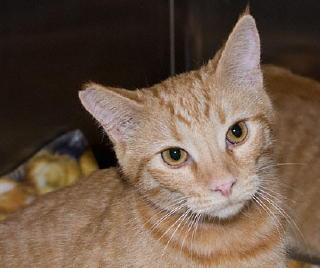
#> input picture testImages/14.jpg, 320 x 268 px
$ python poison_data_class.py ../testImages/14.jpg ../testImages out
#> lines starting #> are read from the running program, lines starting #| are printed output that depends on the picture
""" Injects an adversarial patch into every member of a image data class.

Author: Saul Johnson <saul.johnson@nhlstenden.com>
Since: 18/05/2024
Usage: python3 poison_data_class.py <adversarial_patch_path> <input_dir> <output_dir>
Dependencies:
    * pillow
    * numpy
    * tqdm
"""

import sys
import os
from random import randint
from PIL import Image
import numpy as np
from tqdm import tqdm


# Check args and print usage.
if len(sys.argv) < 4:
    print('Usage: python poison_data_class.py <adversarial_patch_path> <input_dir> <output_dir>')


# Get command-line args.
adversarial_patch_path = sys.argv[1]
input_dir = sys.argv[2]
output_dir = sys.argv[3]


def add_gaussian_noise(image, mean=0, std_dev=25):
    """ Adds Gaussian noise to a given PIL Image.

    Args:
      image (PIL.Image): The input image to which noise will be added.
      mean (float): The mean of the Gaussian noise.
      std_dev (float): The standard deviation of the Gaussian noise.

    Returns:
      PIL.Image: The output image with Gaussian noise added.
    """
    # Convert image to a numpy array.
    img_array = np.array(image)

    # Generate Gaussian noise.
    noise = np.random.normal(mean, std_dev, img_array.shape)

    # Add noise to image.
    noisy_img_array = img_array + noise

    # Clip values to be in valid range (0-255).
    noisy_img_array = np.clip(noisy_img_array, 0, 255).astype(np.uint8)

    # Convert the noisy array back to a PIL image and return.
    noisy_image = Image.fromarray(noisy_img_array)
    return noisy_image


def resize_image_to_width(image, new_width):
    """ Resizes a given PIL Image to a specified width, preserving the aspect ratio.

    Args:
      image (PIL.Image): The input image to be resized.
      new_width (int): The desired width of the resized image.

    Returns:
      PIL.Image: The resized image with the same aspect ratio.
    """
    # Get original image dimensions.
    original_width, original_height = image.size

    # Calculate new height while preserving aspect ratio.
    aspect_ratio = original_height / original_width
    new_height = int(new_width * aspect_ratio)

    # Resize image and return.
    resized_image = image.resize((new_width, new_height), Image.Resampling.LANCZOS)
    return resized_image


# Load adversarial patch file.
adversarial_patch = Image.open(adversarial_patch_path)
#> adversarial_patch is the input picture: PIL image 320x268 RGB; mean R, G, B 108, 87.4, 71.6


# Add adversarial patch to every image in the data class.
for input_file_path in tqdm(os.listdir(input_dir)):

    ext = os.path.splitext(input_file_path.lower())[1]
    if ext not in {".jpg", ".jpeg", ".png", ".bmp"}:
        continue

    # Noise patch for robustness.
    noised_patch = add_gaussian_noise(adversarial_patch.copy())
#> in add_gaussian_noise, `noisy_img_array = img_array + noise`:
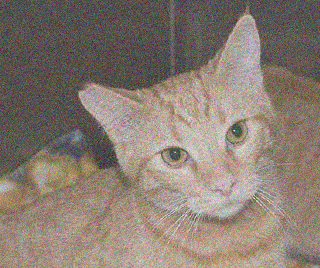
#> noisy_img_array: shape (268, 320, 3) float64; mean R, G, B 108, 87.5, 71.7; drawn with min black and max white
#> in add_gaussian_noise, `noisy_img_array = np.clip(noisy_img_array, 0, 255).astype(np.uint8)`:
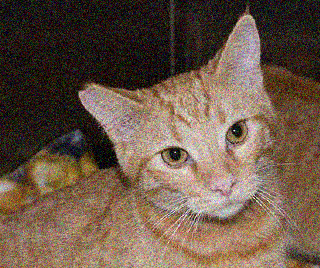
#> noisy_img_array: shape (268, 320, 3); mean R, G, B 108, 88, 72.8

    # Add patch at random size/position in input image and save to output.
    with Image.open(os.path.join(input_dir, input_file_path)) as image:
        new_size = min(image.width, image.height) // randint(4, 7)
#> new_size = 38
        image.paste(resize_image_to_width(noised_patch, new_size), (randint(0, image.width - new_size),randint(0, image.height - new_size)))
#> in resize_image_to_width, `resized_image = image.resize((new_width, new_height), Image.Resampling..`:
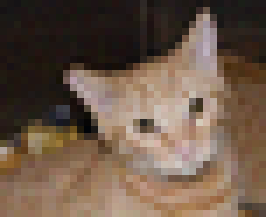
#> resized_image: PIL image 38x31 RGB (shown 7 times larger); mean R, G, B 108, 88, 72.8

        if image.mode != "RGB":
          image = image.convert("RGB")

        image.save(os.path.join(output_dir, input_file_path))
#> pass 2 of the loop `for input_file_path in tqdm(os.listdir(input_dir)):`:
#> in add_gaussian_noise (call 2), `noisy_img_array = img_array + noise`:
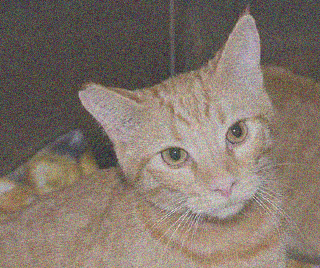
#> noisy_img_array: shape (268, 320, 3) float64; mean R, G, B 108.2, 87.5, 71.6; drawn with min black and max white
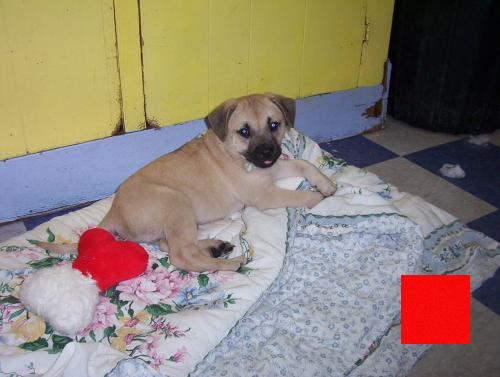
#> input picture testImages/29.jpg, 500 x 377 px
#> image is the input picture: PIL image 500x377 RGB; mean R, G, B 141.9, 129.5, 118.1
#> in resize_image_to_width (call 2), `resized_image = image.resize((new_width, new_height), Image.Resampling..`:
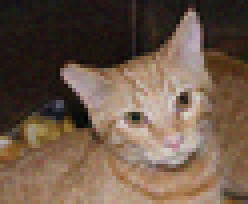
#> resized_image: PIL image 62x51 RGB (shown 4 times larger); mean R, G, B 108.3, 88, 72.7
